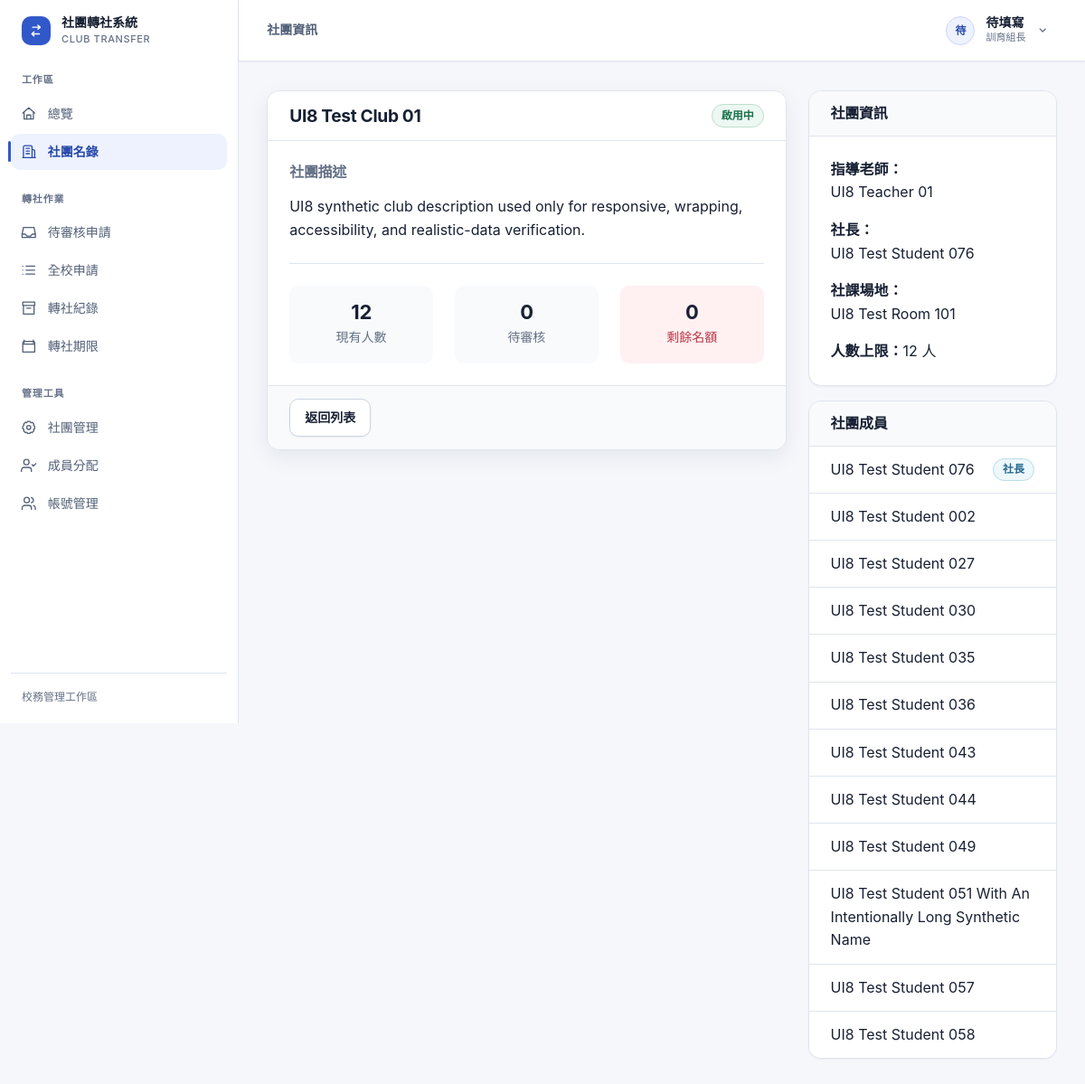
The app's page /clubs/38/ (signed in) with its own data.
### accounts/models.py (models this page shows, shortened)
class User(django.contrib.auth.models.AbstractUser):
    ROLE_CHOICES = [
        ('student', '學生'),
        ('president', '社長'),
        ('teacher', '指導老師'),
        ('admin', '訓育組（管理員）'),
    ]
    role = models.CharField(
        max_length=20,
        choices=ROLE_CHOICES,
        default='student',
        verbose_name='身分組'
    )
    student_id = models.CharField(
        max_length=20,
        blank=True,
        verbose_name='學號'
    )
    class_name = models.CharField(
        max_length=20,
        blank=True,
        verbose_name='班級'
    )
    seat_number = models.PositiveSmallIntegerField(
        null=True,
        blank=True,
        verbose_name='座號'
    )
    club = models.ForeignKey(
        'clubs.Club',
        on_delete=models.SET_NULL,
        null=True,
        blank=True,
        verbose_name='所屬社團',
        related_name='members'
    )
    class Meta:
        verbose_name = '使用者'
        verbose_name_plural = '使用者'
        constraints = [
            models.UniqueConstraint(
                Lower('username'),
                name='unique_login_id_ci',
            ),
            models.UniqueConstraint(
                Lower('email'),
                condition=~models.Q(email=''),
                name='unique_nonempty_email_ci',
            ),
            models.UniqueConstraint(
                Lower('student_id'),
                condition=(
                    models.Q(role__in=['student', 'president'])
                    & ~models.Q(student_id='')
                ),
                name='unique_student_id_ci',
            ),
        ]

### clubs/models.py (models this page shows, shortened)
class Club(models.Model):
    CATEGORY_CHOICES = [
        ('academic', '學術類'),
        ('arts', '藝文類'),
        ('performance', '藝能類'),
        ('recreation', '康輔類'),
        ('sports', '體育類'),
    ]
    code = models.CharField(max_length=10, unique=True, null=True, blank=True, verbose_name='社團代號')
    name = models.CharField(max_length=100, verbose_name='社團名稱')
    teacher = models.CharField(max_length=50, default='', verbose_name='指導老師')
    president = models.CharField(max_length=50, default='', verbose_name='社長')
    location = models.CharField(max_length=100, blank=True, verbose_name='社課場地')
    category = models.CharField(max_length=20, choices=CATEGORY_CHOICES, blank=True, verbose_name='類別')
    description = models.TextField(blank=True, verbose_name='社團描述')
    max_members = models.PositiveIntegerField(default=30, verbose_name='人數上限')
    current_members = models.PositiveIntegerField(default=0, verbose_name='現有人數')
    is_active = models.BooleanField(default=True, verbose_name='啟用中')
    created_at = models.DateTimeField(auto_now_add=True, verbose_name='建立時間')
    updated_at = models.DateTimeField(auto_now=True, verbose_name='更新時間')
    class Meta:
        verbose_name = '社團'
        verbose_name_plural = '社團'
        ordering = ['name']
    def get_actual_member_count(self, exclude_user_id=None):
        queryset = self.members.filter(
            role__in=['student', 'president'],
            is_active=True,
        )
        if exclude_user_id is not None:
            queryset = queryset.exclude(pk=exclude_user_id)
        return queryset.count()
    def get_remaining_slots(self):
        return max(0, self.max_members - self.get_actual_member_count())

### clubs/views.py (the view)
# urls.py: path('<int:pk>/', views.ClubDetailView.as_view(), name='club_detail'),
class ClubDetailView(LoginRequiredMixin, DetailView):
    model = Club
    template_name = 'clubs/club_detail.html'
    context_object_name = 'club'
    def get_context_data(self, **kwargs):
        context = super().get_context_data(**kwargs)
        club = self.object
        pending_count = club.transfer_in_requests.filter(
            status__in=['new_president_pending', 'new_teacher_pending']
        ).count()
        context['pending_count'] = pending_count
        context['remaining_slots'] = club.get_remaining_slots()
        context['actual_member_count'] = club.get_actual_member_count()
        president = get_user_from_display_text(club.president)
        members = list(club.members.all())
        context['members'] = sorted(
            members,
            key=lambda member: (
                0 if president and member.pk == president.pk else 1,
                member.first_name or member.username,
            ),
        )
        context['teacher_name'] = display_name_without_username(club.teacher)
        context['president_name'] = display_name_without_username(club.president)
        return context

### accounts/permissions.py (called while the page is built)
def is_training_admin(user):
    return bool(
        user
        and user.is_authenticated
        and (user.is_superuser or getattr(user, 'role', None) == 'admin')
    )

def can_review_transfer_requests(user):
    return (
        is_training_admin(user)
        or is_actual_club_president(user)
        or is_assigned_club_teacher(user)
    )

### accounts/templatetags/account_extras.py (called while the page is built, shortened)
def user_is_club_president(user, club):
    if not user or not club or not getattr(club, 'president', ''):
        return False
    president_text = club.president.strip()
    match = re.search(r'\(([^()]+)\)\s*$', president_text)
    president_username = match.group(1).strip() if match else president_text
    return president_username == user.username

@register.filter
def display_role(user):
    if getattr(user, 'role', None) == 'admin':
        return '訓育組長'
    if getattr(user, 'role', None) == 'president' and not user_is_club_president(user, user.club):
        return '學生'
    return user.get_role_display()

@register.simple_tag
def is_club_president(user, club):
    return user_is_club_president(user, club)

@register.filter
def can_review_transfers(user):
    return can_review_transfer_requests(user)

@register.filter
def role_badge_class(user):
    role = getattr(user, 'role', None)
    displayed_role = display_role(user)
    if role == 'president' and displayed_role == user.get_role_display():
        return 'role-badge-president'
    if role == 'teacher':
        return 'role-badge-teacher'
    if role == 'admin' or getattr(user, 'is_superuser', False):
        return 'role-badge-admin'
    return 'role-badge-student'

@register.filter
def nav_is_active(url_name, section):
    if not url_name:
        return False
    if section == 'club_admin':
        return url_name.startswith('club_admin_')
    if section == 'account_admin':
        return url_name.startswith(('account_admin_', 'student_admin_', 'teacher_admin_'))
    return url_name in NAV_SECTIONS.get(section, set())

@register.filter
def page_context_label(url_name):
    if not url_name:
        return '工作區'
    if url_name == 'home':
        return '總覽'
    if url_name in NAV_SECTIONS['clubs']:
        return '社團資訊'

### clubs/views.py (called while the page is built)
def display_name_without_username(value):
    return re.sub(r'\s*\([^()]+\)\s*$', '', value or '').strip()

### transfers/models.py (called while the page is built)
    @classmethod
    def get_current(cls):
        return cls.objects.order_by('-updated_at', '-pk').first()

### templates/clubs/club_detail.html (shortened to what this page needs)
{% extends 'base.html' %}
{% load account_extras %}
{% block content %}
<div class="row">
    <div class="col-md-8">
        <div class="card shadow">
            <div class="card-header bg-primary text-white">
                <div class="d-flex align-items-center justify-content-between gap-2"><h1 class="h4 mb-0">{{ club.name }}</h1><span class="badge {% if club.is_active %}bg-success{% else %}bg-secondary{% endif %}">{% if club.is_active %}啟用中{% else %}已停用{% endif %}</span></div>
            </div>
            <div class="card-body">
                <h6 class="text-muted">社團描述</h6>
                <p>{{ club.description|default:"暫無描述"|linebreaks }}</p>
                <hr>
                <div class="row text-center">
                    <div class="col-4">
                        <div class="p-3 bg-light rounded">
                            <h3 class="mb-0">{{ actual_member_count }}</h3>
                            <small class="text-muted">現有人數</small>
                        </div>
                    </div>
                    <div class="col-4">
                        <div class="p-3 bg-light rounded">
                            <h3 class="mb-0">{{ pending_count }}</h3>
                            <small class="text-muted">待審核</small>
                        </div>
                    </div>
                    <div class="col-4">
                        <div class="p-3 {% if remaining_slots > 0 %}bg-success text-white{% else %}bg-danger text-white{% endif %} rounded">
                            <h3 class="mb-0">{{ remaining_slots }}</h3>
                            <small>剩餘名額</small>
                        </div>
                    </div>
                </div>
            </div>
            <div class="card-footer">
                <a href="{% url 'club_list' %}" class="btn btn-secondary">返回列表</a>
            </div>
        </div>
    </div>
    <div class="col-md-4">
        <div class="card">
            <div class="card-header">
                <h6 class="mb-0">社團資訊</h6>
            </div>
            <div class="card-body">
                <p><strong>指導老師：</strong><br>{{ teacher_name|default:"未設定" }}</p>
                <p><strong>社長：</strong><br>{{ president_name|default:"未設定" }}</p>
                <p><strong>社課場地：</strong><br>{{ club.location|default:"未設定" }}</p>
                <p><strong>人數上限：</strong>{{ club.max_members }} 人</p>
            </div>
        </div>
        <div class="card mt-3">
            <div class="card-header">
                <h6 class="mb-0">社團成員</h6>
            </div>
            <div class="card-body p-0">
                <ul class="list-group list-group-flush">
                    {% for member in members %}
                        <li class="list-group-item d-flex justify-content-between align-items-center">
                            {{ member.get_full_name|default:member.username }}
                            {% is_club_president member club as member_is_president %}
                            {% if member_is_president %}
                                <span class="badge role-badge-president">社長</span>
                            {% endif %}
                        </li>
                    {% empty %}
                        <li class="list-group-item text-muted">目前沒有社團成員；完成帳號分配後會顯示在這裡。</li>
                    {% endfor %}
                </ul>
            </div>
        </div>
    </div>
</div>
{% endblock %}

### templates/base.html (shortened to what this page needs)
<!DOCTYPE html>
{% load static account_extras %}
<html lang="zh-TW">
<head>
    <link href="https://cdn.jsdelivr.net/npm/bootstrap@5.3.0/dist/css/bootstrap.min.css" rel="stylesheet">
    <link href="{% static 'css/design-system.css' %}" rel="stylesheet">
</head>
<body class="{% if user.is_authenticated %}app-authenticated{% else %}public-layout{% endif %}">
    {% if user.is_authenticated %}
        <div class="app-shell">
            <aside class="app-sidebar d-none d-lg-flex" aria-label="應用程式側邊欄">
                <a class="app-brand" href="{% url 'home' %}">
                    <span class="app-brand-mark" aria-hidden="true"><svg><use href="#icon-transfer"></use></svg></span>
                    <span><strong>社團轉社系統</strong><small>Club Transfer</small></span>
                </a>
                {% include 'includes/app_navigation.html' %}
                <div class="sidebar-footer">校務管理工作區</div>
            </aside>
            <div class="app-frame">
                <header class="app-topbar">
                    <div class="app-topbar-context">{{ request.resolver_match.url_name|page_context_label }}</div>
                    <div class="dropdown ms-auto">
                        <button class="user-menu-button" type="button" data-bs-toggle="dropdown" aria-expanded="false" aria-label="開啟使用者選單">
                            <span class="user-avatar" aria-hidden="true">{{ user.get_full_name|default:user.username|slice:':1'|upper }}</span>
                            <span class="user-identity d-none d-sm-flex">
                                <strong>{{ user.get_full_name|default:user.username }}</strong>
                                <small>{{ user|display_role }}</small>
                            </span>
                            <svg class="user-menu-chevron d-none d-sm-block" aria-hidden="true"><use href="#icon-chevron-down"></use></svg>
                        </button>
                    </div>
                </header>
                <main class="app-main" id="main-content" tabindex="-1">
                    <div class="app-content {% block content_width %}content-wide{% endblock %}">
    {% endif %}
        {% block content %}{% endblock %}
    {% if user.is_authenticated %}
                    </div>
                </main>
            </div>
        </div>
    {% else %}
        </main>
        <footer class="site-footer">
            <div class="container text-center text-muted"><small>社團轉社系統 &copy; 2026</small></div>
        </footer>
    {% endif %}
</body>
</html>

### records on screen
User: get_full_name "待", get_full_name "待填寫", role "訓育組長"
Club: name "UI8 Test Club 01", description "UI8 synthetic club description used only for responsive, wrapping, accessibility, and realistic-data verification.", location "UI8 Test Room 101", max_members "12"
User: first_name "UI8 Test Student 076", get_full_name "UI8 Test Student 076", shows "社長"
User: get_full_name "UI8 Test Student 002"
User: get_full_name "UI8 Test Student 027"
User: get_full_name "UI8 Test Student 030"
User: get_full_name "UI8 Test Student 035"
User: get_full_name "UI8 Test Student 036"
User: get_full_name "UI8 Test Student 043"
User: get_full_name "UI8 Test Student 044"
User: get_full_name "UI8 Test Student 049"
User: get_full_name "UI8 Test Student 051 With An Intentionally Long Synthetic Name"
User: get_full_name "UI8 Test Student 057"
User: get_full_name "UI8 Test Student 058"

### other values on screen
{{ request.resolver_match.url_name|page_context_label }} "社團資訊"
{{ actual_member_count }} "12"
{{ pending_count }} "0"
{{ remaining_slots }} "0"
{{ teacher_name|default:"未設定" }} "UI8 Teacher 01"
